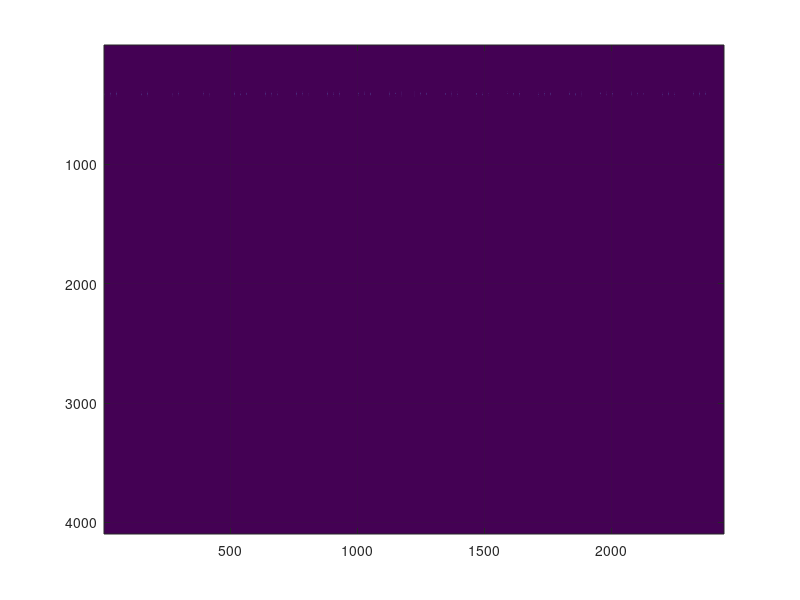
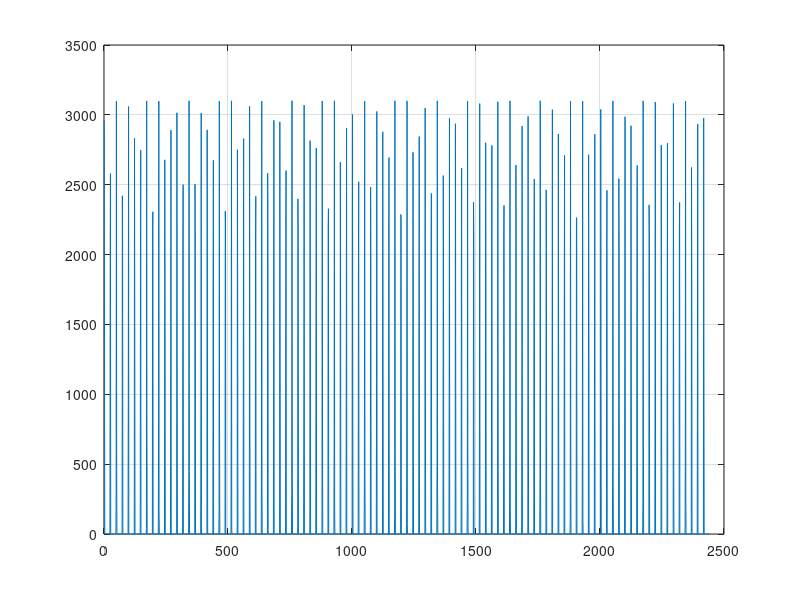

Reproduce these figures in MATLAB, in order.
clc
clear
close all


Fs  = 200e6;
f0  = 10e6;
tau = 50e-6;
Tp  = 1e-3;
Np  = 100;

N   = tau*Fs;
Ntp =  Tp*Fs
t   = [0:N-1]./Fs;
s   = cos(2*pi*f0.*t);

sp  = [s zeros(1,Ntp-N)];

x   = repmat(sp, [1 Np]);
x   = [zeros(1, ceil(1000*rand(1))) x];

% figure
% plot(x, '.-b')
% ylim([-1.5 1.5])
% grid on

Nwindow = 8192;

Nstep = ceil(length(x)/Nwindow) - 1;

Yf    = zeros(Nwindow/2, Nstep);

for k = 0:Nstep-1
    
    samples    = x(Nwindow*k+1:Nwindow*(k+1));
    Sf         = abs(fft(samples));
    Yf(:, k+1) = Sf(1:Nwindow/2);   
end


figure
imagesc(Yf)
grid on

figure
plot(Yf(411, :))
grid on

smpl = Yf(411, :);
I = zeros(1, Nstep);
I(smpl > 2000) = 1;

II = find(I > 0);
III = diff(II);






